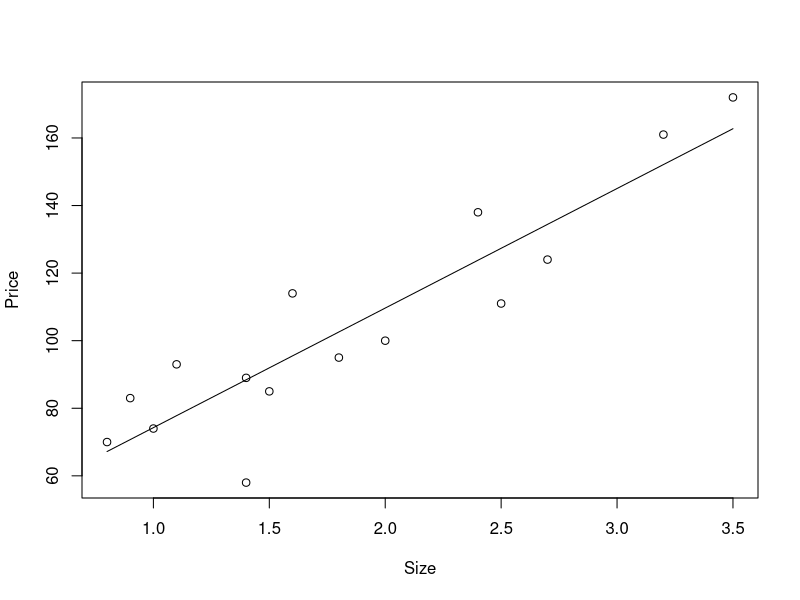
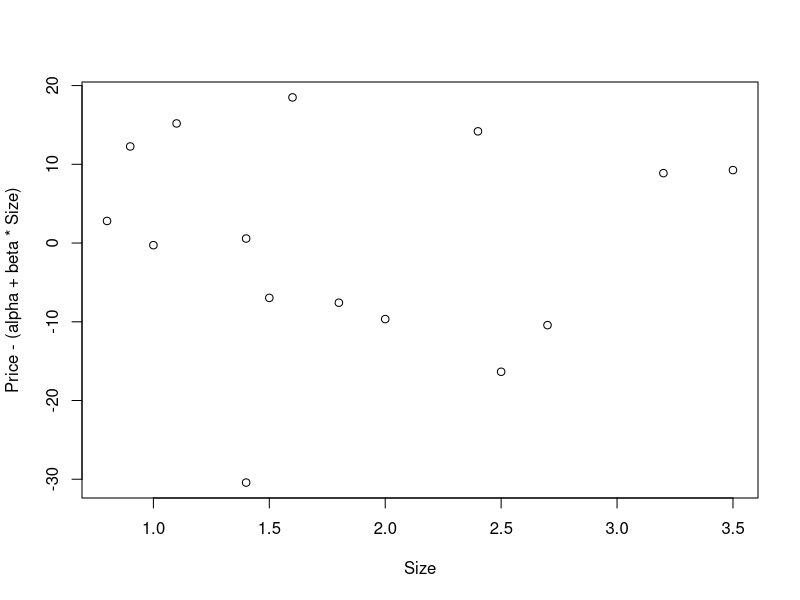

R code for these plots, in order:
#install.packages("gdata")
#library(gdata) 
#setwd("~/Box Documents/Teaching/R_teaching")
#data =read.xls("housedata.xls")
#data
#Size = data[,1]
#Price=data[,2]

Size=c(0.8,0.9,1.0,1.1,1.4,1.4,1.5,1.6,1.8,2.0,2.4,2.5,2.7,3.2,3.5)
Price=c(70,83,74,93,89,58, 85,114, 95,100,138,111,124,161,172)
plot(Size,Price)

HouseFit=lm(formula=Price~Size)
summary(HouseFit)


alpha = summary(HouseFit)$coefficients[1,1]
beta = summary(HouseFit)$coefficients[2,1]

lines(Size,alpha+beta*Size)


sum(Price-(alpha+beta*Size))
sum((Price-(alpha+beta*Size))^2)

plot(Size,Price-(alpha+beta*Size))


HouseFit=lm(formula=Price~Size)
summary(HouseFit)
anova(HouseFit)